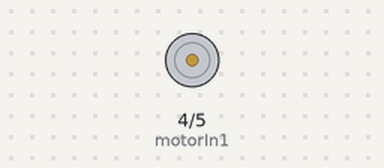
The sketch below on a simulated Arduino Uno, built with avr-gcc and run on an emulated ATmega328P. On the bench: motor-driver pin pairs drawn as motors (green arrow = first pin HIGH = forward, orange = second pin HIGH = backward, longer = more drive, scaled by the enable pin).

Above: at 0.5 s.
At 1.5 s:
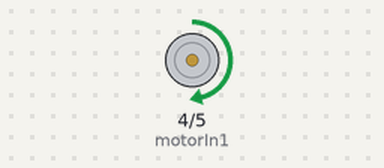
At 3.6 s:
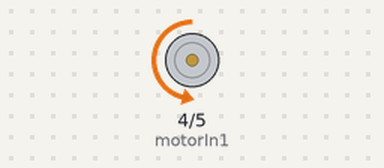
Timing chart, 0 to 6.6 s (numbered marks = the images above):
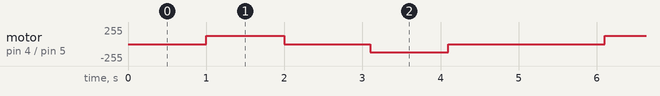

The sketch:

motor1.ino
```cpp
int motorIn1 = 4;
int motorIn2 = 5;
int hBridgeEn = 3;

int motorI = 124;

void setup() {
  // put your setup code here, to run once:
  pinMode(motorIn1, OUTPUT);
  pinMode(motorIn2, OUTPUT);

}

void loop() {
  // put your main code here, to run repeatedly:

  digitalWrite(motorIn1, HIGH);
  digitalWrite(motorIn2, LOW);

  delay(1000);

  analogWrite(hBridgeEn, motorI);

  delay(1000);

  analogWrite(hBridgeEn, 0);

  delay(1000);

  digitalWrite(motorIn2, HIGH);
  digitalWrite(motorIn1, LOW);

  delay(100);

  analogWrite(hBridgeEn, motorI);

  delay(1000);

  analogWrite(hBridgeEn, 0);

  delay(1000);


}
```

Measured:
- by itself, motor on pin 4 (motorIn1) / pin 5 (motorIn2): repeats every 5.1 s: stopped 1.1 s, backward 124/255 1.0 s, stopped 2.0 s, forward 124/255 1.0 s
